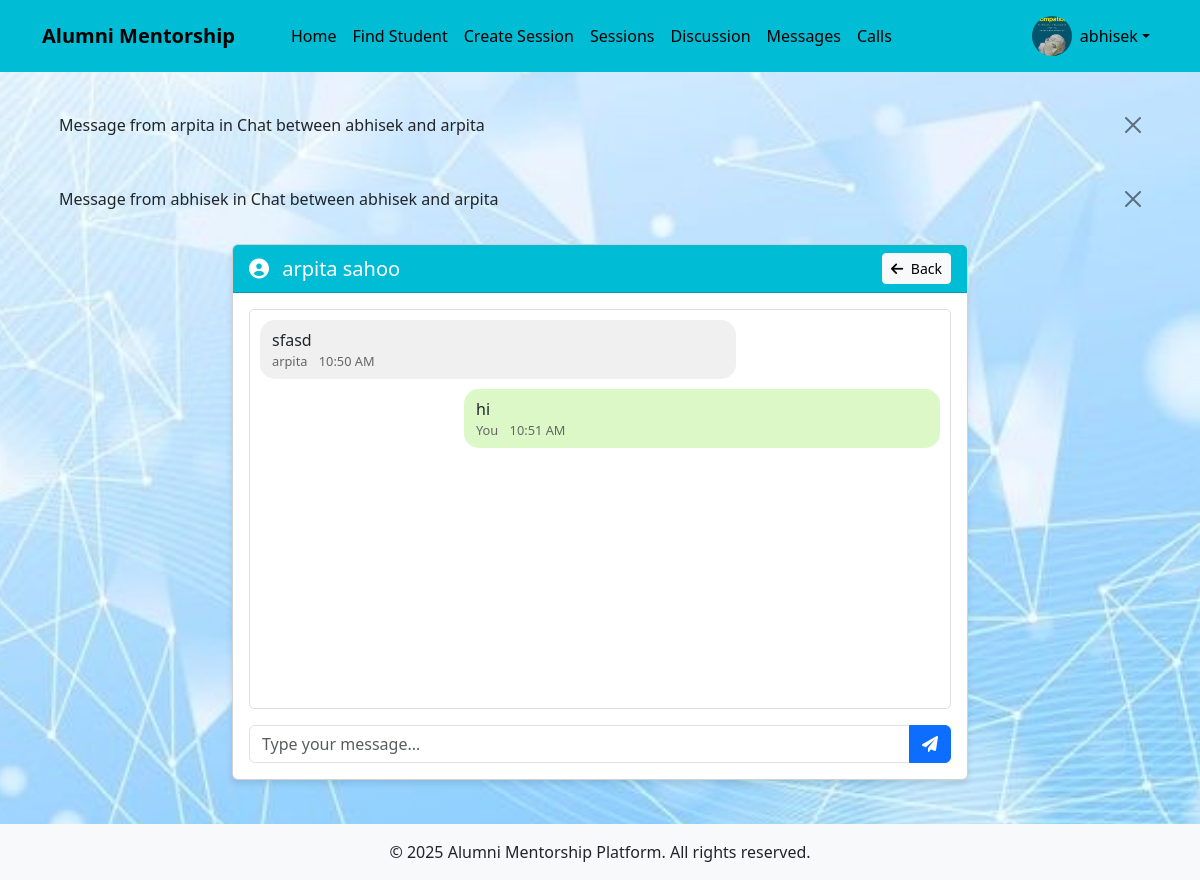
Page /chat/room/3/ (signed in) on the earlier database version.
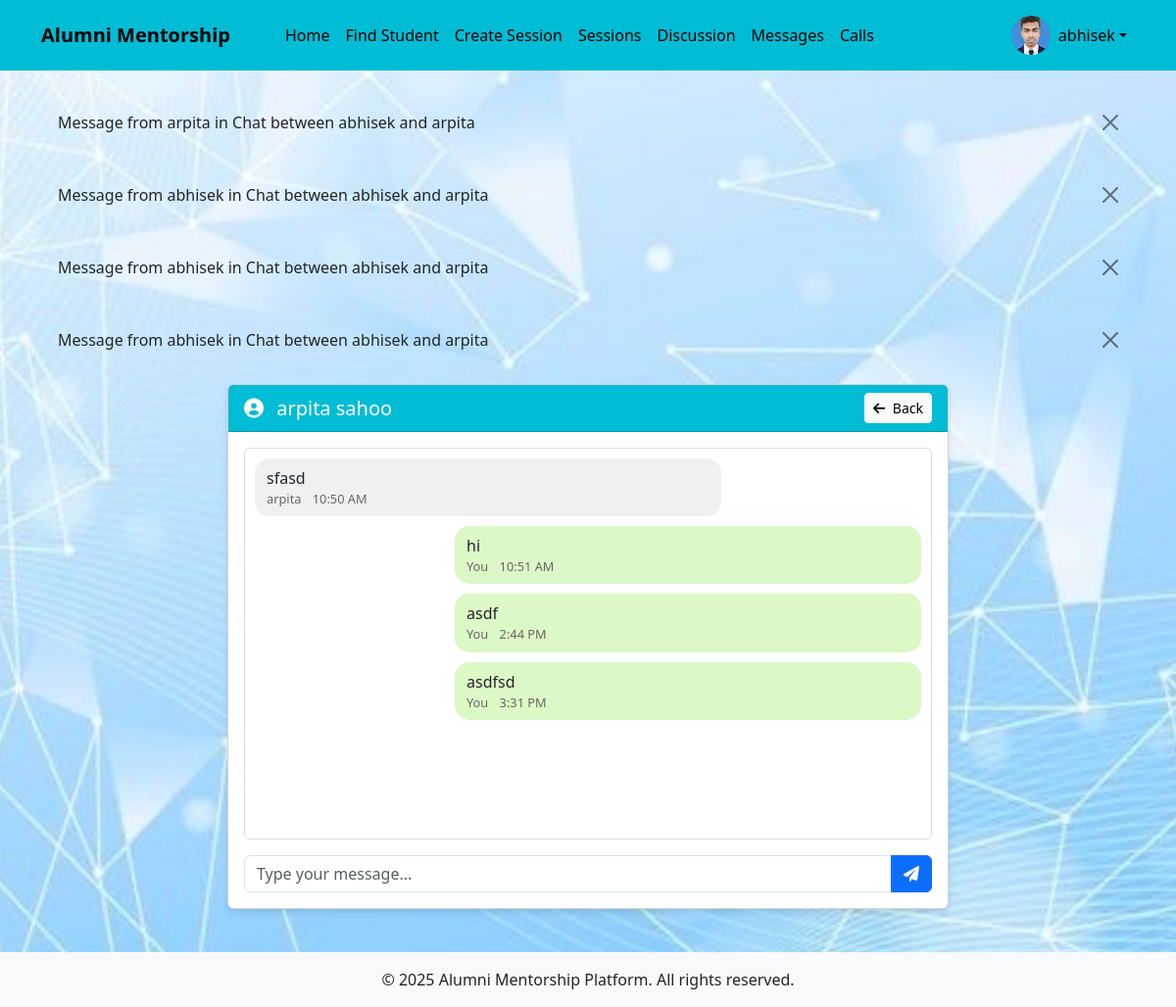
Same page on the later database version.
### users/models.py (models this page shows, shortened)
class CustomUser(AbstractUser):
    USER_TYPE_CHOICES = (
        ('student', 'Student'),
        ('alumni', 'Alumni'),
    )
    user_type = models.CharField(max_length=10, choices=USER_TYPE_CHOICES)
    bio = models.TextField(blank=True)
    profile_picture = models.ImageField(upload_to='profile_pics/', blank=True, null=True)
    graduation_year = models.IntegerField(null=True, blank=True)
    company = models.CharField(max_length=100, blank=True)
    position = models.CharField(max_length=100, blank=True)
    industry = models.CharField(max_length=100, blank=True)
    course = models.CharField(max_length=100, blank=True)
    year_of_study = models.IntegerField(null=True, blank=True)

### chat/models.py (models this page shows, shortened)
class Message(models.Model):
    room = models.ForeignKey(ChatRoom, on_delete=models.CASCADE, related_name='messages')
    sender = models.ForeignKey(CustomUser, on_delete=models.CASCADE, related_name='sent_messages')
    content = models.TextField()
    timestamp = models.DateTimeField(default=timezone.now)
    is_read = models.BooleanField(default=False)
    def __str__(self):
        return f"Message from {self.sender.username} in {self.room}"
    class Meta:
        ordering = ['timestamp']

class ChatRoom(models.Model):
    name = models.CharField(max_length=100, blank=True)
    participants = models.ManyToManyField(CustomUser, related_name='chat_rooms')
    is_group_chat = models.BooleanField(default=False)
    created_at = models.DateTimeField(auto_now_add=True)
    def __str__(self):
        if self.is_group_chat:
            return f"Group: {self.name}"
        else:
            participants = self.participants.all()
            if participants.count() == 2:
                return f"Chat between {participants[0].username} and {participants[1].username}"
            return f"Chat {self.id}"

### chat/views.py (the view)
# urls.py: path('room/<int:room_id>/', views.chat_room, name='chat_room'),
@login_required
def chat_room(request, room_id):
    room = get_object_or_404(ChatRoom, id=room_id)
    if request.user not in room.participants.all():
        messages.error(request, "You don't have access to this chat room.")
        return redirect('chat_list')
    room.messages.filter(is_read=False).exclude(sender=request.user).update(is_read=True)
    chat_messages = room.messages.all()
    other_participants = room.participants.exclude(id=request.user.id)
    context = {
        'room': room,
        'messages': chat_messages,
        'other_participants': other_participants,
    }
    return render(request, 'chat/chat_room.html', context)

### templates/chat/chat_room.html (shortened to what this page needs)
{% extends 'base.html' %}
{% block content %}
<div class="row">
    <div class="col-md-8 mx-auto">
        <div class="card">
            <div class="card-header  text-white">
                <div class="d-flex justify-content-between align-items-center">
                    <h5 class="mb-0">
                        {% if room.is_group_chat %}
                            <i class="fas fa-users me-2"></i> {{ room.name }}
                        {% else %}
                            {% for participant in other_participants %}
                                {% if participant.profile_picture %}
                                    <img src="{{ participant.profile_picture.url }}" alt="{{ participant.get_full_name }}" class="profile-pic me-2" style="width: 30px; height: 30px;">
                                {% else %}
                                    <i class="fas fa-user-circle me-2"></i>
                                {% endif %}
                                {{ participant.get_full_name }}
                            {% endfor %}
                        {% endif %}
                    </h5>
                    <a href="{% url 'chat_list' %}" class="btn btn-sm btn-light">
                        <i class="fas fa-arrow-left me-1"></i> Back
                    </a>
                </div>
            </div>
            <div class="card-body">
                <div id="chat-container" class="chat-container">
                    {% for message in messages %}
                        <div class="message {% if message.sender == user %}message-sent{% else %}message-received{% endif %}">
                            <div>{{ message.content }}</div>
                            <div class="message-info">
                                <span>
                                    {% if message.sender == user %}
                                        You
                                    {% else %}
                                        {{ message.sender.first_name }}
                                    {% endif %}
                                </span>
                                <span class="ms-2">{{ message.timestamp|time:"g:i A" }}</span>
                            </div>
                        </div>
                    {% empty %}
                        <div class="text-center text-muted my-4">
                            <i class="fas fa-comments mb-2" style="font-size: 2rem;"></i>
                            <p>No messages yet. Start the conversation!</p>
                        </div>
                    {% endfor %}
                </div>
                <div class="input-group mt-3">
                    <input type="text" id="message-input" class="form-control" placeholder="Type your message...">
                    <button id="send-button" class="btn btn-primary">
                        <i class="fas fa-paper-plane"></i>
                    </button>
                </div>
            </div>
        </div>
    </div>
</div>
{% endblock %}

### templates/base.html (shortened to what this page needs)
<!DOCTYPE html>
<html lang="en">
  <head>
    <link
      href="https://cdn.jsdelivr.net/npm/bootstrap@5.3.0/dist/css/bootstrap.min.css"
      rel="stylesheet"
    />
    <link
      rel="stylesheet"
      href="https://cdnjs.cloudflare.com/ajax/libs/font-awesome/6.0.0/css/all.min.css"
    />
  </head>
  <body>
    <header>
      <nav class="navbar navbar-expand-lg navbar-dark">
        <div class="container">
          <a class="navbar-brand" href="{% url 'home' %}">Alumni Mentorship</a>
          <div class="collapse navbar-collapse" id="navbarNav">
            <ul class="navbar-nav me-auto">
              {% if user.is_authenticated %}
              <li class="nav-item">
                <a class="nav-link" href="{% url 'home' %}">Home</a>
              </li>
              {% if user.user_type == 'student' %}
              <li class="nav-item">
                <a class="nav-link" href="{% url 'alumni_list' %}"
                  >Find Mentors</a
                >
              </li>
              {% else %}
              <li class="nav-item">
                <a class="nav-link" href="{% url 'student_list' %}"
                  >Find Student</a
                >
              </li>
              <li class="nav-item">
                <a class="nav-link" href="{% url 'create_group_session' %}"
                  >Create Session</a
                >
              </li>
              {% endif %}
              <li class="nav-item">
                <a class="nav-link" href="{% url 'group_sessions' %}"
                  > Sessions</a
                >
              </li>
              <li class="nav-item">
                <a class="nav-link" href="{% url 'topic_list' %}"
                  >Discussion </a
                >
              </li>
              <li class="nav-item">
                <a class="nav-link" href="{% url 'chat_list' %}">Messages</a>
              </li>
              <li class="nav-item">
                <a class="nav-link" href="{% url 'call_home' %}">Calls</a>
              </li>
              {% endif %}
            </ul>
            <ul class="navbar-nav">
              {% if user.is_authenticated %}
              <li class="nav-item dropdown">
                <a
                  class="nav-link dropdown-toggle d-flex align-items-center"
                  href="#"
                  id="navbarDropdown"
                  role="button"
                  data-bs-toggle="dropdown"
                >
                  {% if user.profile_picture %}
                  <img
                    src="{{ user.profile_picture.url }}"
                    alt="Profile"
                    class="profile-pic me-2"
                  />
                  {% else %}
                  <i
                    class="fas fa-user-circle me-2"
                    style="font-size: 1.5rem"
                  ></i>
                  {% endif %} {{ user.username }}
                </a>
              </li>
              {% endif %}
            </ul>
          </div>
        </div>
      </nav>
    </header>
    <main class="container py-4">
      {% if messages %} {% for message in messages %}
      <div
        class="alert alert-{{ message.tags }} alert-dismissible fade show"
        role="alert"
      >
        {{ message }}
        <button
          type="button"
          class="btn-close"
          data-bs-dismiss="alert"
          aria-label="Close"
        ></button>
      </div>
      {% endfor %} {% endif %} {% block content %}{% endblock %}
    </main>
    <footer class="bg-light py-3 mt-auto">
      <div class="container text-center">
        <p class="mb-0">
          &copy; {% now "Y" %} Alumni Mentorship Platform. All rights reserved.
        </p>
      </div>
    </footer>
  </body>
</html>

Differences in the rows shown:
changed CustomUser "abhisek": profile_picture: a different picture
added Message: sender+room "Message from abhisek in Chat between abhisek and arpita", content "asdf", shows "You", timestamp "2:44 PM"
added Message: sender+room "Message from abhisek in Chat between abhisek and arpita", content "asdfsd", shows "You", timestamp "3:31 PM"
